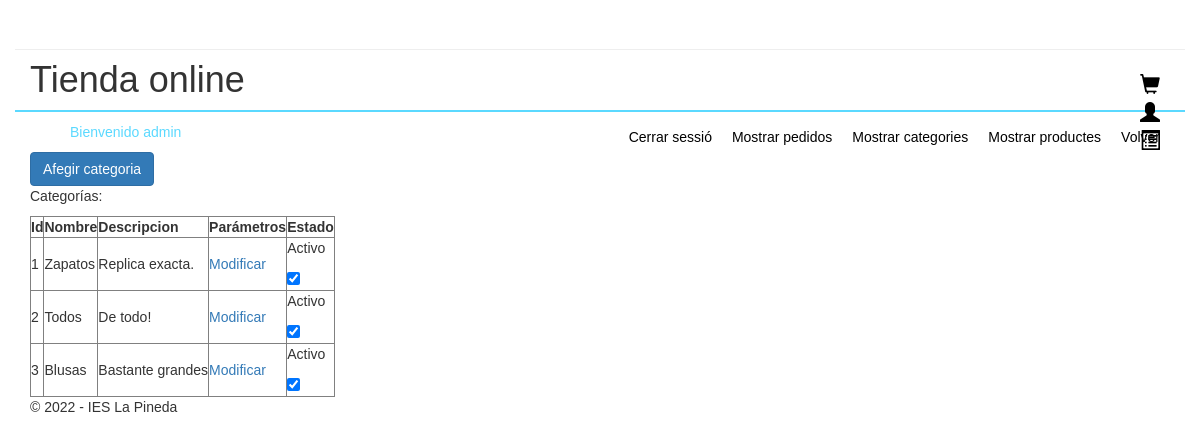
/admin/admin.php?controller=Administrador&action=iniciarVistaCategorias (signed in), run on the app's committed database.
### tables this page shows
CREATE TABLE `categorias` (
  `id_categoria` int(255) NOT NULL,
  `nombre` varchar(255) NOT NULL,
  `descripcion` varchar(255) NOT NULL,
  `isactive` int(1) NOT NULL
);

### admin/controllers/AdministradorController.php (called while the page is built, shortened)
<?php
class AdministradorController
{
    public function iniciarVistaCategorias()
    {
        require_once "./models/administrador.php";
        $administrador = new Administrador();
        $todasLasCategorias = $administrador->mostrarCategorias();
        require_once "./views/mostrarCategorias.php";
    }
}

### models/database.php (called while the page is built, shortened)
<?php
class Database{
    public function __construct(){
        $servername = "localhost";
        $dbname= "botiga";
        $username = "root";
        $password = "";
		$this->db = new PDO("mysql:host=$servername;dbname=$dbname",$username, $password);
    }
}

### admin/models/administrador.php (called while the page is built, shortened)
<?php
require_once("../models/database.php");
class Administrador extends Database
{
    function mostrarCategorias()
    {
        $stmt = $this->db->prepare("SELECT * FROM categorias");
        $categories = array();
        if ($stmt->execute()) {
            while ($row = $stmt->fetch(PDO::FETCH_ASSOC)) {
                $categories[] = $row;
            }
        }
        return $categories;
    }
}

### admin/views/mostrarCategorias.php (the view, shortened to what this page needs)
<?php
  if ($_SESSION['role'] == 'admin') {
    echo "<a href='admin.php?controller=Administrador&action=iniciarAltaCategoria' class='btn btn-primary'>Afegir categoria</a>";
    echo "<table border='1'>";
    echo "<p>Categorías:</p>";
    echo "<table border='1'>";
    echo "<tr>";
    echo "<th>Id</th>";
    echo "<th>Nombre</th>";
    echo "<th>Descripcion</th>";
    echo "<th>Parámetros</th>";
    echo "<th>Estado</th>";
    echo "</tr>";
    foreach ($todasLasCategorias as $categoria) {
      echo "<tr>";
      echo "<td>".$categoria['id_categoria']."</td>";
      echo "<td>". $categoria['nombre'] . "</td>";
      echo "<td>".$categoria['descripcion'] . "</td>";
      echo "<td><a href='?controller=Administrador&action=iniciarModificarCategoria&id_categoria=".$categoria['id_categoria']."'>Modificar</a></td>";
      echo "<td>";
      if ($categoria['isactive'] == 1) {
        echo "<p>Activo</p>";
      } else {
        echo "<p>Inactivo</p>";
      }
      echo "<form action='?controller=Administrador&action=activarCategoria' method='post'>";
      echo "<input type='checkbox' onChange='this.form.submit()' name='isactive' ";
      if ($categoria['isactive'] == 1) {
        echo "checked";
      } else {
        echo "";
      }
      echo ">";
      echo "</form>";
      echo "</tr>";
  }
    echo "</table>";
  } else {
    echo "<p>No tienes permisos para ver esta página</p>";
    header("Refresh:3; url=admin.php");
  }
?>

### styles/style.css (style rules this page uses)
* { font-family: Verdana, Geneva, Tahoma, sans-serif; }
h1 { font-family: Verdana, Geneva, sans-serif; font-size: 24px; font-style: normal; font-variant: normal; font-weight: 700; line-height: 26.4px; }
p { font-family: Verdana, Geneva, sans-serif; font-size: 14px; font-style: normal; font-variant: normal; font-weight: 400; line-height: 20px; }
.col-md-12 { border-bottom: 2px solid #5bd9ff; }
.pull-right { margin: 30px 5px 5px 5px; width: 30px; height: 30px; }
.glyphicon { padding: 3px 5px 5px 5px; color: black; font-size: 20px; }

### data on the page
categorias: id_categoria "1", nombre "Zapatos", descripcion "Replica exacta.", shows "Activo", isactive "☑"
categorias: id_categoria "2", nombre "Todos", descripcion "De todo!", shows "Activo", isactive "☑"
categorias: id_categoria "3", nombre "Blusas", descripcion "Bastante grandes", shows "Activo", isactive "☑"

### other printed values
$_SESSION['role'] "admin"
